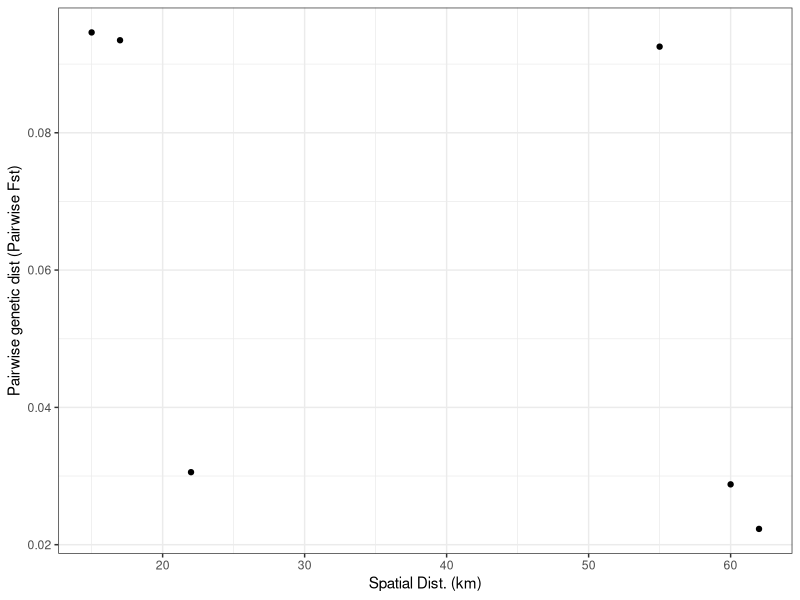

Here is the R script that generated this plot:
#!/bin/env R

# Author: PokMan Ho pok.ho19@imperial.ac.uk
# Script: turtle.R
# Desc: classwork program based on turtle data files
# Input: Rscript turtle.R
# Output: R terminal output
# Arguments: 0
# Date: Nov 2019

## lib
library(ggplot2)

## raw data
a.0<-read.csv("../Data/turtle.csv", header = F)
b.0<-read.csv("../Data/turtle.genotypes.csv",header = F)
c.0<-read.csv("../Data/turtle_markers.csv", header = F)

# ## heterozygosity method
# a.1<-as.data.frame(matrix(nrow = 4, ncol = 3))
# a.1[,1]<-seq(1:4)
# k<-1;for(i in seq(1,dim(a.0)[1],20)){a.1[k,2]<-sum(a.0[i:(i+19),]==0)/(dim(a.0)[1]/4*dim(a.0)[2]);a.1[k,3]<-a.1[k,2]*(1-a.1[k,2]);k<-k+1};rm(i,k)
# 
# ### pairwise & total Fst
# a.2<-as.data.frame(matrix(nrow = factorial(4)/(factorial(2)*factorial(4-2)), ncol = 5))
# colnames(a.2)=c("Pop1","Pop2","Hs","Ht","Fst")
# a.2[,1]<-c(rep(1,4),2,3)
# a.2[,2]<-c(2,3,4,3,4,4)
# for(i in 1:dim(a.2)[1]){
#   a.2[i,3]<-a.1[a.2[i,1],3]+a.1[a.2[i,2],3]
#   a.2[i,4]<-a.2[i,3]+(a.1[a.2[i,1],2]-a.1[a.2[i,2],2])^2/2
#   a.2[i,5]<-(a.2[i,4]-a.2[i,3])/a.2[i,4]
# };rm(i);mean(a.2[,5])
# 
# ## isolation by spatial distance
# a.1$dist.km<-c(5,10,12,50)
# b.1<-hclust(dist(b.0))
# plot(b.1)

## fA on count 1
a.1<-matrix(nrow = 4, ncol = dim(a.0)[2])
for(i in 1:dim(a.1)[1]){for(j in 1:dim(a.1)[2]){a.1[i,j]<-sum(a.0[((i-1)*20+1):(i*20),j])/20}};rm(i,j)
a.2<-a.1*(1-a.1) ## Hs
a.3<-a.4<-matrix(nrow = factorial(4)/(factorial(2)*factorial(4-2)), ncol = dim(a.2)[2])
a.r<-data.frame("First"=c(rep(1,3),2,2,3),"Second"=c(2,3,4,3,4,4))
for(i in 1:dim(a.r)[1]){
  i.1<-a.r[i,1];i.2<-a.r[i,2] ## set pairwise comparison targets
  a.3[i,]<-a.2[i.1,]+a.2[i.2,] ## Hs pairwise
  a.4[i,]<-a.3[i,]+(a.1[i.1,]-a.1[i.2,])^2/2 ## Ht pairwise
};rm(i,i.1,i.2)
a.5<-(a.4-a.3)/a.4 ## Fst

## spatial dist
a.ref<-data.frame(seq(1,4),c(5,10,12,50))
for(i in 1:dim(a.r)[1]){
  a.r$dist[i]<-a.ref[which(a.r$First[i]==a.ref[,1]),2]+a.ref[which(a.r$Second[i]==a.ref[,1]),2]};rm(i)

for(i in 1:dim(a.r)[1]){ ## print subpop Fst result
  a.r$den[i]<-mean(as.numeric(as.character(a.5[i,])), na.rm = T) ## Fst
  print(paste0(LETTERS[a.r[i,1]]," vs ",LETTERS[a.r[i,2]]," Fst: ",round(a.r$den[i],4)))
  };rm(i)

## plot -- real phy-tree: [A,[B, [C,D]]]; D = A + ^B + C; heavy genetic exchange
ggplot(data = a.r, aes(x=a.r$dist, y=a.r$den))+xlab("Spatial Dist. (km)")+ylab("Pairwise genetic dist (Pairwise Fst)")+theme_bw()+geom_point()

## stat test Spearman correlation
cor.test(y=a.r$den, x=a.r$dist, method = "spearman")
